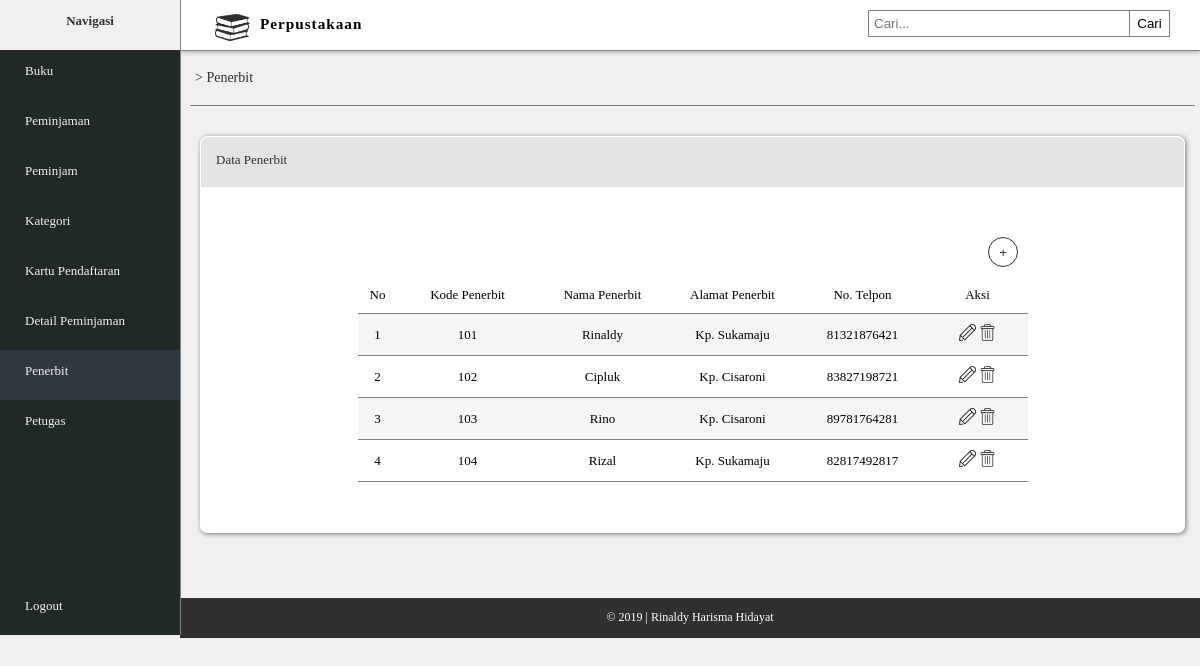
The page /penerbit.php (signed in) on the database its author committed.
### tables this page shows
CREATE TABLE IF NOT EXISTS `penerbit` (
  `penerbit_kode` varchar(10) NOT NULL,
  `penerbit_nama` varchar(20) NOT NULL,
  `penerbit_alamat` varchar(50) NOT NULL,
  `penerbit_telp` bigint(20) NOT NULL
);

### penerbit.php (the view, shortened to what this page needs)
<!DOCTYPE html>
<html>
	<head>
		<link rel="stylesheet" type="text/css" href="style_rm.css">
	</head>
	<body>
		<div class="navigasi">
			<div class="nav">
				<b><p>Navigasi</p></b>
			</div>
			<div class="menu">
				<div class="menu-isi">
					<a href="index.php"><p>Buku</p></a>
					<a href="peminjaman.php"><p>Peminjaman</p></a>
					<a href="peminjam.php"><p>Peminjam</p></a>
					<a href="kategori.php"><p>Kategori</p></a>
					<a href="kartu_pendaftar.php"><p>Kartu Pendaftaran</p></a>
					<a href="detail_peminjaman.php"><p>Detail Peminjaman</p></a>
					<a href="penerbit.php" style="background-color: #303840"><p>Penerbit</p></a>
					<a href="petugas.php"><p>Petugas</p></a>
					<div class="logout">
						<a href="logout.php"><p>Logout</p></a>
					</div>
				</div>
			</div>
		</div>
		<div id="container-utama">
			<div class="head">
				<img src="img/buku.png">
				<h3>Perpustakaan</h3>
				<div class="cari">
					<div class="kolom">
						<input type="text" placeholder="Cari..." name="cari">
						<button type="submit">Cari</button>
					</div>
				</div>
			</div>
			<div class="content">
				<div class="alamat-link">
					<a href="penerbit.php"><p>> Penerbit</p></a>
				</div>
				<div class="tabel-utama">
					<div class="judul-tab">
						<p>Data Penerbit</p>
					</div>
					<table border="0" cellpadding="10" cellspacing="0" align="center">
						<tr style="background: white;">
							<td colspan="10" align="right"><a href="tambah_penerbit.php"><input type="submit" name="tambah-data" value=" +   Tambah Data"></td>
						</tr>
						<tr>
							<td style="border-bottom: 1px solid #808080;" width="20px" align="center">No</td>
							<td style="border-bottom: 1px solid #808080;" width="120px" align="center">Kode Penerbit</td>
							<td style="border-bottom: 1px solid #808080;" width="110px" align="center">Nama Penerbit</td>
							<td style="border-bottom: 1px solid #808080;" width="110px" align="center">Alamat Penerbit</td>
							<td style="border-bottom: 1px solid #808080;" width="110px" align="center">No. Telpon</td>
							<td style="border-bottom: 1px solid #808080;" width="80px" align="center">Aksi</td>
						</tr>
						<?php
							$query = mysql_query("SELECT * from penerbit order by penerbit_kode asc") or die (mysql_error());
							$no = 1;
							while ($row = mysql_fetch_array($query)) {
								echo '<tr align="center">';
									echo '<td style="border-bottom: 1px solid #808080;">'.$no.'</td>';
									echo '<td style="border-bottom: 1px solid #808080;">'.$row['penerbit_kode'].'</td>';
									echo '<td style="border-bottom: 1px solid #808080;">'.$row['penerbit_nama'].'</td>';
									echo '<td style="border-bottom: 1px solid #808080;">'.$row['penerbit_alamat'].'</td>';
									echo '<td style="border-bottom: 1px solid #808080;">'.$row['penerbit_telp'].'</td>';
									echo '<td style="border-bottom: 1px solid #808080;" align="center"><a href="edit_penerbit.php?edit='.$row['penerbit_kode'].'"><img src="img/edit.png" class="icon-aksi"/></a> <a href="hapus_penerbit.php?hapus='.$row['penerbit_kode'].'"><img src="img/delete.png" class="icon-aksi"/></a></td>';
								echo '</tr>';
								$no++;
							}
						 ?>
					</table>
				</div>
				<div class="footer">
					<div class="foot">
						<p>&copy; 2019 | Rinaldy Harisma Hidayat</p>
					</div>
				</div>
			</div>
		</div>
	</body>
</html>

### style_rm.css (style rules this page uses)
body { margin: 0; font-family: Malgun Gothic Regular; background-color: #f0f0f0; font-size: 13px; }
.navigasi { height: 635px; float: left; width: 15%; background-color: #202828; z-index: 1000; position: relative; left: 0; position: fixed; border-right: 1px solid #808080; }
.nav { background-color: #f0f0f0; height: 50px; float: left; width: 100%; }
.nav p { color: #303030; text-align: center; }
.menu { margin-left: 0px; }
.menu-isi p { margin-left: 25px; }
.menu-isi a { color: #f0f0f0; text-decoration: none; float: left; width: 100%; height: 50px; transition: 0.2s; margin-left: 0px; margin-right: 0px; }
.head { float: left; width: 85%; border-bottom: 1px solid #808080; height: 50px; background-color: white; top: 0; position: fixed; z-index: 999; margin-left: 15%; box-shadow: 0px 1px 5px 0px rgba(0,0,0,0.3); }
.head img { width: 35px; float: left; padding: 10px; margin-left: 25px; }
.head h3 { margin-top: 15px; letter-spacing: 1px; float: left; }
.cari { float: right; margin: 10px; }
.kolom input[type="text"] { padding: 5px; border: 1px solid #808080; width: 250px; float: left; }
.kolom button { float: right; padding: 5px; width: 40px; cursor: pointer; margin-right: 20px; border: 1px solid #808080; background: none; transition: 0.3s; border-left: none; }
.logout a { margin-top: 135px; }
.content { float: left; margin-top: 51px; width: 85%; height: wrap-content; margin-left: 15%; }
.alamat-link { padding: 5px; margin-left: 10px; margin-right: 5px; border-bottom: 1px solid #808080; font-size: 14px; color: #303030; }
.alamat-link a { text-decoration: none; color: #303030; }
.tabel-utama { background-color: white; margin-left: 20px; margin-right: 15px; margin-top: 30px; margin-bottom: 30px; border-radius: 7px; box-shadow: 1px 1px 5px 0px rgba(0,0,0,0.5); font-size: 13px; border: 1px solid white; }
.tabel-utama tr:nth-child(odd) { background: #f5f5f5; }
.judul-tab { background-color: #e3e3e3; height: 40px; margin-top: 0px; border-top-left-radius: 7px; border-top-right-radius: 7px; padding: 5px; color: #303030; }
.judul-tab p { margin: 10px; }
input[name="tambah-data"] { padding: 7px; width: 30px; height: 30px; border-radius: 50px; border: 1px solid #303030; background: none; color: #303030; transition: 0.3s; cursor: pointer; }
table { margin-top: 40px; margin-bottom: 50px; }
.icon-aksi { width: 17px; }
.footer { height: 40px; background-color: #303030; float: left; width: 100%; margin-top: 35px; }
.foot p { text-align: center; color: white; font-size: 12px; }

### rows shown on the page
penerbit: penerbit_kode "101", penerbit_nama "Rinaldy", penerbit_alamat "Kp. Sukamaju", penerbit_telp "81321876421"
penerbit: penerbit_kode "102", penerbit_nama "Cipluk", penerbit_alamat "Kp. Cisaroni", penerbit_telp "83827198721"
penerbit: penerbit_kode "103", penerbit_nama "Rino", penerbit_alamat "Kp. Cisaroni", penerbit_telp "89781764281"
penerbit: penerbit_kode "104", penerbit_nama "Rizal", penerbit_alamat "Kp. Sukamaju", penerbit_telp "82817492817"
